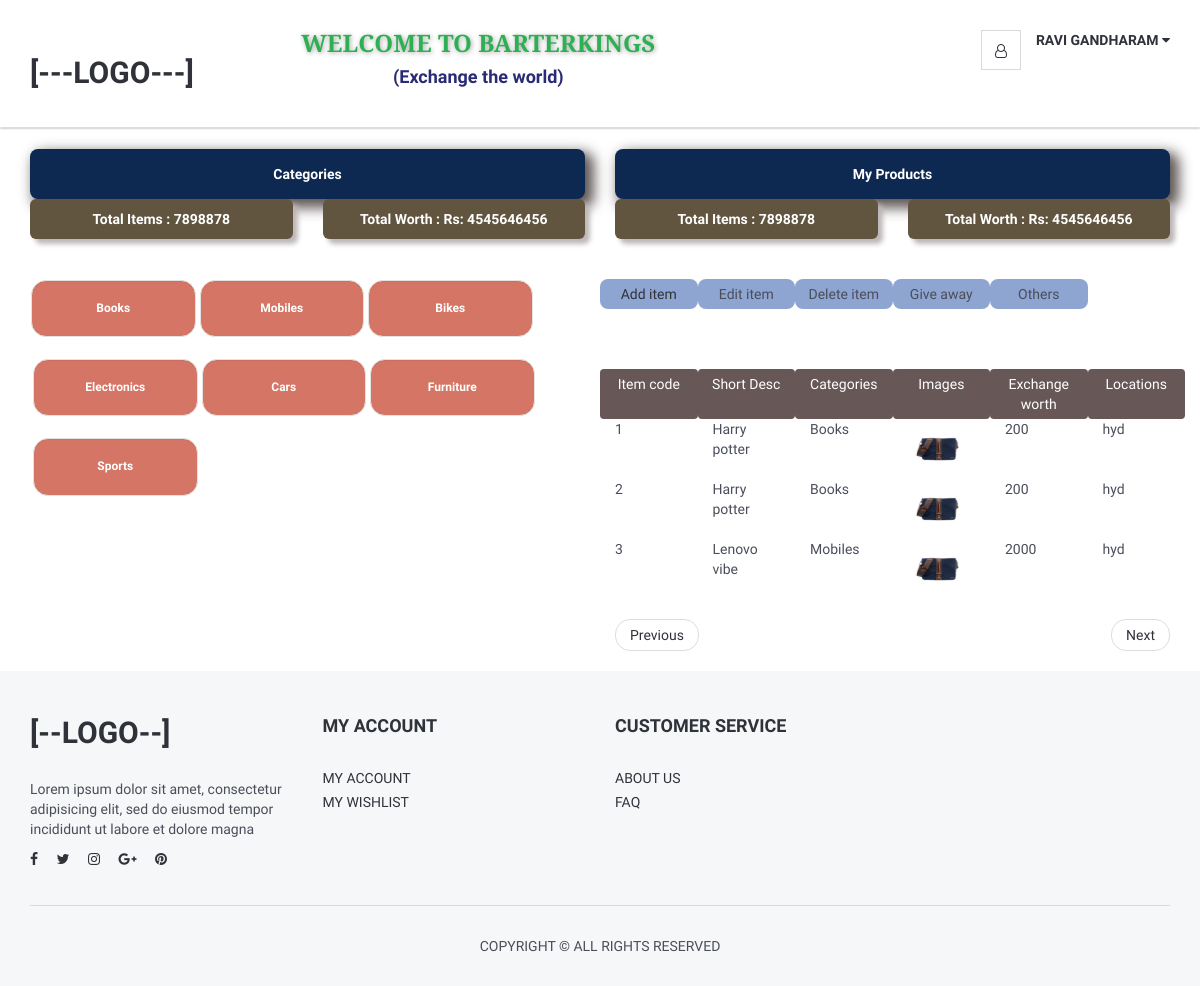
The page /myuserdashboard/ (signed in) on the database its author committed.
### categories/models.py (models this page shows, shortened)
class Category(models.Model):
    category_name = models.CharField(max_length=15, help_text='Category name')
    status = models.BooleanField(default=False)
    def __str__(self):
        return '{0}'.format(self.category_name)

class Items(models.Model):
    category = models.ForeignKey(Category)
    item_name = models.CharField(max_length=25, help_text='item short description')
    item_full_desc = models.CharField(max_length=200, help_text='item full description')
    price = models.PositiveIntegerField(help_text='Item price')
    location = models.CharField(max_length=50, help_text='Item location')
    months_used = models.PositiveSmallIntegerField(help_text='No of Years')
    years_used = models.PositiveSmallIntegerField(help_text='No of Months')
    itemuser = models.ForeignKey(User, null=True, blank=True)

### home/views.py (the view)
# urls.py: url(r'myuserdashboard/', myuserdashboard ,name='myuserdashboard'),
def myuserdashboard(request):
    cat = Category.objects.all()
    items = Items.objects.filter(itemuser=request.user)
    print('ok')
    return render(request, 'userdashboard.html',{'allcat':cat,'items':items})

### templates/userdashboard.html (shortened to what this page needs)
<!DOCTYPE html>
<html lang="en">
{% load static %}
<head>
  <link rel="stylesheet" href="https://maxcdn.bootstrapcdn.com/bootstrap/3.3.7/css/bootstrap.min.css">
	<link type="text/css" rel="stylesheet" href="{% static 'shopstatic/css/bootstrap.min.css' %}" />
	<link type="text/css" rel="stylesheet" href="{% static 'shopstatic/css/slick.css' %}" />
	<link type="text/css" rel="stylesheet" href="{% static 'shopstatic/css/slick-theme.css' %}" />
	<link type="text/css" rel="stylesheet" href="{% static 'shopstatic/css/nouislider.min.css' %}" />
	<link rel="stylesheet" href="{% static 'shopstatic/css/font-awesome.min.css' %}">
	<link type="text/css" rel="stylesheet" href="{% static 'shopstatic/css/style.css' %}" />
</head>
<body>
{% include 'header.html' %}
  <div class="panel panel-default">
  </div>
	<div class="container">
		<div class="row">
			<div class="col-md-6">
				<div class="subhead">
					Categories
				</div>
				<div class="row">
						<div class="col-md-6">
							<div class="countst">
								Total Items : 7898878
							</div>
						</div>
						<div class="col-md-6">
							<div class="countst">
								Total Worth : Rs: 4545646456
							</div>
						</div>
				</div>
			</div>
			<div class="col-md-6">
				<div class="subhead">
					My Products
				</div>
				<div class="row">
						<div class="col-md-6">
							<div class="countst">
								Total Items : 7898878
							</div>
						</div>
						<div class="col-md-6">
							<div class="countst">
								Total Worth : Rs: 4545646456
							</div>
						</div>
				</div>
			</div>
		</div>
<br>
<br>
		<div class="row">
			<div class="col-md-6">
				<ul class="nav nav-pills">
				{% for category in allcat %}
					<li style="padding: 1px;" class="catli">
						<div class="well">
							{{ category.category_name }}
						</div>
					</li>
				{% endfor %}
				</ul>
			</div>
			<div class="col-md-6">
				<div class="row">
					<div class="col-md-2 info"><a href="{% url 'additems' %}">Add item</a> </div>
					<div class="col-md-2 info">Edit item</div>
					<div class="col-md-2 info">Delete item</div>
					<div class="col-md-2 info">Give away</div>
					<div class="col-md-2 info">Others</div>
				</div>
<br>
<br>
<br>
				<div class="row">
					<div class="col-md-2 st"> Item code</div>
					<div class="col-md-2 st">Short Desc</div>
					<div class="col-md-2 st">Categories</div>
					<div class="col-md-2 st">Images</div>
					<div class="col-md-2 st">Exchange worth</div>
					<div class="col-md-2 st">Locations</div>
				</div>
					{% for useritems in items %}
				<div class="row">
					<div class="col-md-2">{{ useritems.id }}</div>
					<div class="col-md-2">{{ useritems.item_name }}</div>
					<div class="col-md-2">{{ useritems.category }}</div>
					<div class="col-md-2"><img src="{% static 'shopstatic/img/product01.jpg' %}" alt="" class="" width="60" height="60"></div>
					<div class="col-md-2">{{ useritems.price }}</div>
					<div class="col-md-2">{{ useritems.location }}</div>
				</div>
					{% endfor %}
  <ul class="pager">
    <li class="previous"><a href="#">Previous</a></li>
    <li class="next"><a href="#">Next</a></li>
  </ul>
			</div>
		</div>
	</div>
	<footer id="footer" class="section section-grey">
		<div class="container">
			<div class="row">
				<div class="col-md-3 col-sm-6 col-xs-6">
					<div class="footer">
						<div class="footer-logo">
							<h2>[--LOGO--]</h2>
						</div>
						<p>Lorem ipsum dolor sit amet, consectetur adipisicing elit, sed do eiusmod tempor incididunt ut labore et dolore magna</p>
						<ul class="footer-social">
							<li><a href="#"><i class="fa fa-facebook"></i></a></li>
							<li><a href="#"><i class="fa fa-twitter"></i></a></li>
							<li><a href="#"><i class="fa fa-instagram"></i></a></li>
							<li><a href="#"><i class="fa fa-google-plus"></i></a></li>
							<li><a href="#"><i class="fa fa-pinterest"></i></a></li>
						</ul>
					</div>
				</div>
				<div class="col-md-3 col-sm-6 col-xs-6">
					<div class="footer">
						<h3 class="footer-header">My Account</h3>
						<ul class="list-links">
							<li><a href="#">My Account</a></li>
							<li><a href="#">My Wishlist</a></li>
						</ul>
					</div>
				</div>
				<div class="col-md-3 col-sm-6 col-xs-6">
					<div class="footer">
						<h3 class="footer-header">Customer Service</h3>
						<ul class="list-links">
							<li><a href="#">About Us</a></li>
							<li><a href="#">FAQ</a></li>
						</ul>
					</div>
				</div>
			</div>
			<hr>
			<div class="row">
				<div class="col-md-8 col-md-offset-2 text-center">
					<div class="footer-copyright">
						Copyright &copy; All rights reserved
					</div>
				</div>
			</div>
		</div>
	</footer>
</body>
</html>

### templates/header.html (shortened to what this page needs)
{% load static %}
	<header>
		<div id="header">
			<div class="container">
				<div class="pull-left">
					<div class="header-logo">
						<a class="logo" href="#">
							<h2>[---LOGO---]</h2>
						</a>
					</div>
					<div class="header-search">
						<div class="" style="text-align:center; padding-left:24px; " >
							<h3 >
                                <font color="#2db053" style="font-family:Josefin Slab;"><b class="stheader">WELCOME TO BARTERKINGS</b></font>
							</h3>
							<h4> <font color="#2a2b75">(Exchange the world)</font> </h4>
						</div>
					</div>
				</div>
				<div class="pull-right">
					<ul class="header-btns">
						<li class="header-account dropdown default-dropdown">
							<div class="dropdown-toggle" role="button" data-toggle="dropdown" aria-expanded="true">
								<div class="header-btns-icon">
									<i class="fa fa-user-o"></i>
								</div>
								<strong class="text-uppercase">RAVI Gandharam <i class="fa fa-caret-down"></i></strong>
							</div>
						</li>
					</ul>
				</div>
			</div>
		</div>
	</header>

### static-collected/shopstatic/css/style.css (style rules this page uses)
body { font-family: 'Hind', sans-serif; color: #4A4E5A; overflow-x: hidden; }
h1, h2, h3, h4, h5, h6 { color: #30323A; margin: 0 0 10px; font-weight: 700; }
a { color: #30323A; -webkit-transition: 0.3s color; transition: 0.3s color; }
strong { color: #30323A; }
ul, ol { margin: 0; padding: 0; list-style: none }
hr { margin-top: 15px; margin-bottom: 15px; border-color: #DADADA; }
.list-links li>a { position: relative; display: inline-block; text-transform: uppercase; padding: 2px 0px; -webkit-transition: 0.3s all; transition: 0.3s all; }
.list-links li>a:before { content: "\f105"; position: absolute; left: 0px; font-family: FontAwesome; -webkit-transform: translateX(-10px); -ms-transform: translateX(-10px); transform: translateX(-10px); opacity: 0; visibility: hidden; -webkit-transition: 0.3s all; transition: 0.3s all; }
.section { padding-top: 30px; padding-bottom: 30px; }
.section-grey { background: #F6F7F8; }
#header { padding-top: 15px; padding-bottom: 15px; }
.header-logo { display: inline-block; margin-right: 15px; }
.header-search { display: inline-block; padding: 15px 0px; max-width: 400px; }
.header-btns>li { display: inline-block; vertical-align: top; padding: 15px 0px; }
.header-btns>li .header-btns-icon { position: relative; float: left; margin-right: 15px; width: 40px; height: 40px; line-height: 40px; text-align: center; color: #30323A; background-color: #FFF; border: 1px solid #DADADA; }
.header-btns .dropdown-toggle { display: block; cursor: pointer; }
.footer { margin: 15px 0px; }
.footer .footer-header { font-size: 18px; text-transform: uppercase; margin-bottom: 30px; }
.footer-logo { margin-bottom: 30px; }
.footer-social>li { display: inline-block; margin-right: 15px; margin-bottom: 6px; }
.footer-social>li:last-child { margin-right: 0px; }
.footer-copyright { margin-top: 15px; text-transform: uppercase; font-size: 14px; }

### templates/userdashboard.html (style rules this page uses)
.stheader { text-shadow: 1px 1px 5px #a9a3a3; }
.info { background-color: #8ea4d1; padding: 5px; text-align: center; border-radius: 8px; }
.catli { padding : 13px; width:30%; text-align:center; color:white; background-color:white; }
.well { background-color: #d57565; border-radius:15px; font-weight:bold; font-size:12px; }
.st { background-color: #685757; color: white; padding: 5px; text-align: center; border-radius: 4px; height:50px; }
.countst { color: white; padding: 10px; text-align: center; background-color: #615540; border-radius: 6px; font-size: 14px; font-weight: bold; box-shadow: 5px 5px 5px #bdb7b7; }
.subhead { padding: 15px; background-color: #0d2851; color: white; text-align: center; border-radius: 8px; font-weight:bold; box-shadow: 6px 6px 13px 3px #5d5553; }
.header-search { padding-left: 65px; max-width: 500px; }

### rows shown on the page
Category: category_name "Books"
Category: category_name "Mobiles"
Category: category_name "Bikes"
Category: category_name "Electronics"
Category: category_name "Cars"
Category: category_name "Furniture"
Category: category_name "Sports"
Items: id "1", item_name "Harry potter", category "Books", price "200", location "hyd"
Items: id "2", item_name "Harry potter", category "Books", price "200", location "hyd"
Items: id "3", item_name "Lenovo vibe", category "Mobiles", price "2000", location "hyd"
